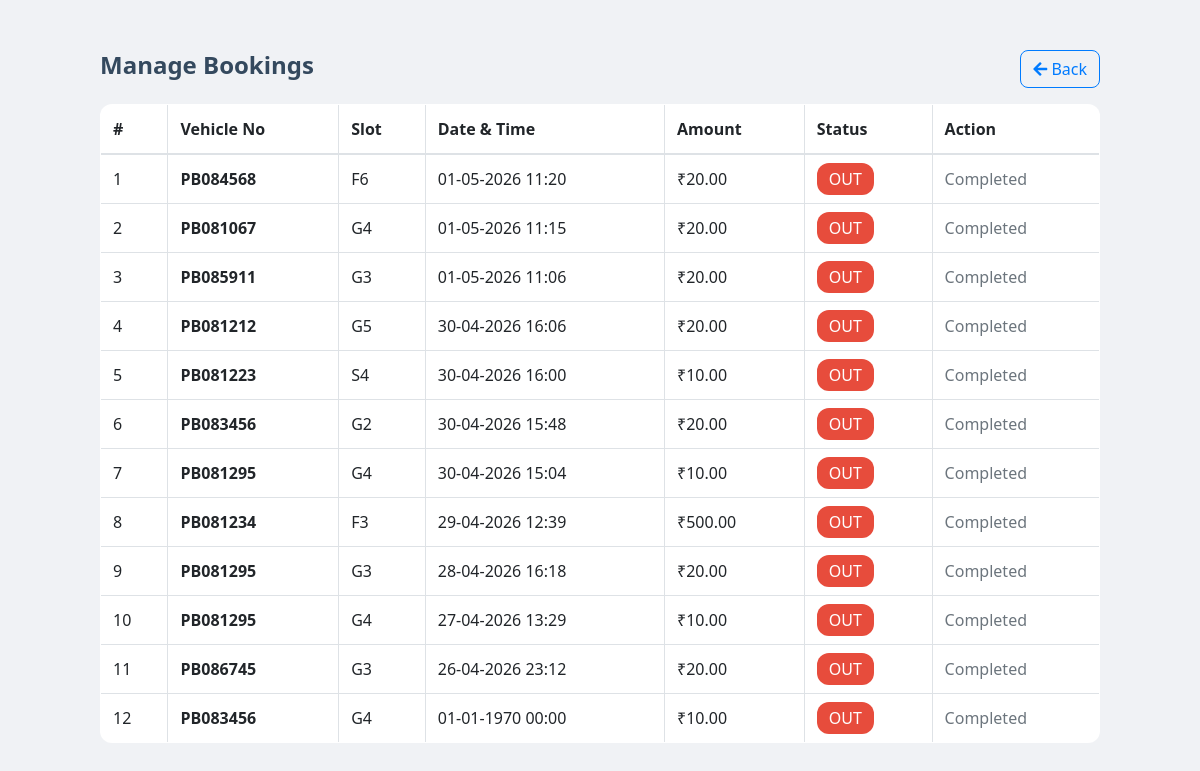
Screenshot of /admin/manage_bookings.php (signed in) with the database file from the repository.
### tables this page shows
CREATE TABLE `bookings` (
  `booking_id` int(11) NOT NULL,
  `user_id` int(11) DEFAULT NULL,
  `slot_id` int(11) DEFAULT NULL,
  `vehicle_no` varchar(20) DEFAULT NULL,
  `entry_time` datetime DEFAULT NULL,
  `exit_time` datetime DEFAULT NULL,
  `status` enum('in','out') DEFAULT 'in',
  `amount` decimal(10,2) DEFAULT NULL
);

CREATE TABLE `slots` (
  `slot_id` int(11) NOT NULL,
  `slot_number` varchar(20) NOT NULL,
  `floor_id` int(11) DEFAULT NULL,
  `vehicle_type` enum('Car','Bike') NOT NULL,
  `status` enum('free','occupied') DEFAULT 'free'
);

### admin/manage_bookings.php (the view, shortened to what this page needs)
<?php
include('../includes/dbconnection.php');
?>
<!DOCTYPE html>
<html lang="en">
<head>
<link rel="stylesheet" href="https://cdn.jsdelivr.net/npm/bootstrap@4.6.2/dist/css/bootstrap.min.css">
<link rel="stylesheet" href="https://cdnjs.cloudflare.com/ajax/libs/font-awesome/5.15.4/css/all.min.css">
</head>
<body>
<div class="content">
<div class="d-flex justify-content-between align-items-center mb-3">
    <h4 style="font-weight:700; color:#34495e;">
        Manage Bookings
    </h4>
    <a href="dashboard.php" class="btn btn-outline-primary">
        <i class="fas fa-arrow-left"></i> Back
    </a>
</div>
<table class="table table-bordered mt-3">
<thead>
<tr>
<th>#</th>
<th>Vehicle No</th>
<th>Slot</th>
<th>Date & Time</th>
<th>Amount</th>
<th>Status</th>
<th>Action</th>
</tr>
</thead>
<tbody>
<?php
$query = mysqli_query($con, "
    SELECT bookings.*, slots.slot_number
    FROM bookings
    JOIN slots ON bookings.slot_id = slots.slot_id
    ORDER BY bookings.booking_id DESC
");
$i = 1;
while($row = mysqli_fetch_assoc($query)){
?>
<tr>
<td><?php echo $i++; ?></td>
<td><b><?php echo $row['vehicle_no']; ?></b></td>
<td><?php echo $row['slot_number']; ?></td>
<td>
<?php echo date('d-m-Y H:i', strtotime($row['entry_time'])); ?>
</td>
<td>
<?php
if($row['status'] == 'out'){
    echo "₹".$row['amount'];
} else {
    echo "<span class='text-warning'>Pending</span>";
}
?>
</td>
<td>
<?php if($row['status'] == 'in'){ ?>
<span class="status-in">IN</span>
<?php } else { ?>
<span class="status-out">OUT</span>
<?php } ?>
</td>
<td>
<?php if($row['status'] == 'in'){ ?>
<a href="?exit=<?php echo $row['booking_id']; ?>"
class="btn btn-sm btn-danger"
onclick="return confirm('Exit vehicle?')">
Exit
</a>
<?php } else { ?>
<span class="text-muted">Completed</span>
<?php } ?>
</td>
</tr>
<?php } ?>
</tbody>
</table>
</div>
</body>
</html>

### admin/manage_bookings.php (style rules this page uses)
body { background:#f0f2f5; font-family:'Segoe UI'; }
.content { max-width:1000px; margin:50px auto; }
.table { background:white; border-radius:12px; overflow:hidden; }
.status-out { background:#e74c3c; color:white; padding:5px 12px; border-radius:12px; }
.btn-outline-primary { border-radius:8px; font-weight:500; }

### rows the page displays
bookings: vehicle_no "PB084568", slot.slot_number "F6", entry_time "01-05-2026 11:20", amount "20.00", status "OUT"
bookings: vehicle_no "PB081067", slot.slot_number "G4", entry_time "01-05-2026 11:15", amount "20.00", status "OUT"
bookings: vehicle_no "PB085911", slot.slot_number "G3", entry_time "01-05-2026 11:06", amount "20.00", status "OUT"
bookings: vehicle_no "PB081212", slot.slot_number "G5", entry_time "30-04-2026 16:06", amount "20.00", status "OUT"
bookings: vehicle_no "PB081223", slot.slot_number "S4", entry_time "30-04-2026 16:00", amount "10.00", status "OUT"
bookings: vehicle_no "PB083456", slot.slot_number "G2", entry_time "30-04-2026 15:48", amount "20.00", status "OUT"
bookings: vehicle_no "PB081295", slot.slot_number "G4", entry_time "30-04-2026 15:04", amount "10.00", status "OUT"
bookings: vehicle_no "PB081234", slot.slot_number "F3", entry_time "29-04-2026 12:39", amount "500.00", status "OUT"
bookings: vehicle_no "PB081295", slot.slot_number "G3", entry_time "28-04-2026 16:18", amount "20.00", status "OUT"
bookings: vehicle_no "PB081295", slot.slot_number "G4", entry_time "27-04-2026 13:29", amount "10.00", status "OUT"
bookings: vehicle_no "PB086745", slot.slot_number "G3", entry_time "26-04-2026 23:12", amount "20.00", status "OUT"
bookings: vehicle_no "PB083456", slot.slot_number "G4", entry_time "01-01-1970 00:00", amount "10.00", status "OUT"
